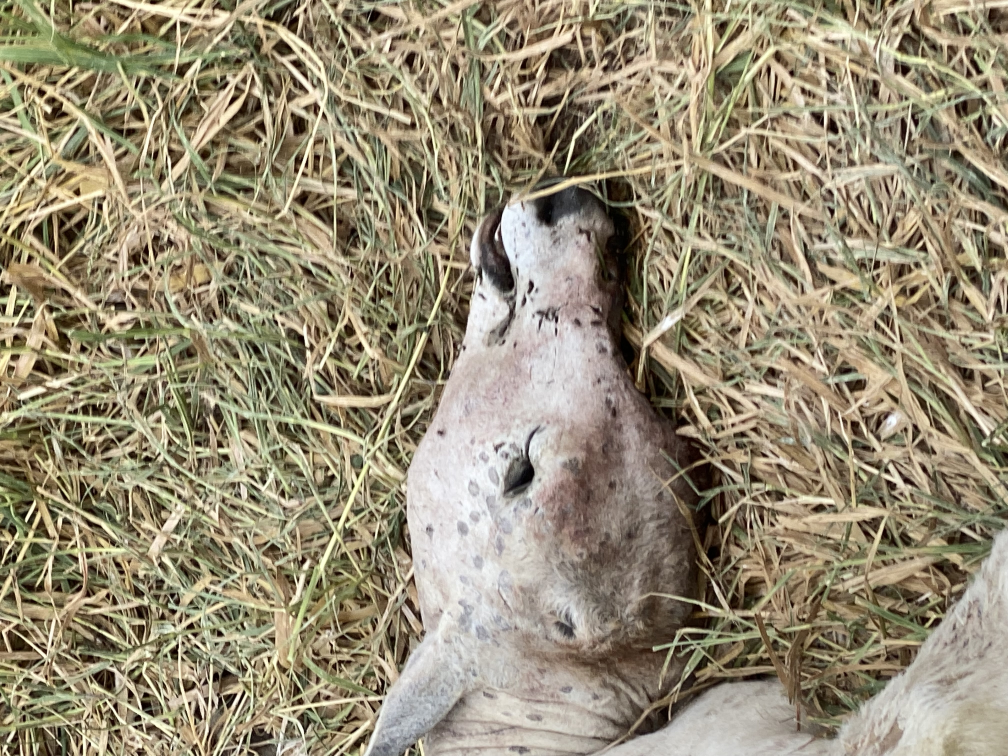
#> input picture email/Imagem/IMG-2756.jpg, 4032 x 3024 px, given in place of 20220726_090026.jpg, which was not available (shown at 1/4 size)
$ jupyter execute --allow-errors main3.ipynb   (text cells are left out)
#> lines starting #> are read from the running program, lines starting #| are printed output that depends on the picture
[cell 1]
import os
from exif import Image as Im
from PIL import Image

import pandas as pd

#print(f'diretorio atual: {os.getcwd()}')
#os.chdir(os.path.abspath(os.path.dirname(__file__))) #entrando no diretorio atual
#print(f'diretorio atual: {os.getcwd()}')

[cell 2]
#main_dir = r'C:\Users\Vitor\Desktop\IC\Cod\maquinavirtual\maqvirtual'
#os.chdir(main_dir)
os.getcwd()
#pwd, ls

[cell 3]
try:
    os.mkdir("Dados")
except:
    print("A pasta Dados já existe")
try:
    os.mkdir("Imagem")
except:
    print("A pasta Imagem já existe")


d = { 'Coordenada(DMS)':[],
    'Coordenada_lat(DD)':[],
    'Coordenada_long(DD)':[],
    'altitude':[],
    'Assunto':[],
    "Texto":[],
    'ID':[],
    'fileName': [],
    "Data_foto": [],
    'Data_email': [],
    'From_Email': []
     }
# coordenadas DMS, DD lat, DD log, altitude, assunto, texto, id, fileName, data_foto, data_Email, from_Email,

[cell 4]
# graus decimais
def dec_coord(coords, ref):
    decimal_degrees = coords[0] + coords[1] / 60 + coords[2] / 3600
    if ref == 'S' or ref == 'W':
        decimal_degrees = -decimal_degrees
    return decimal_degrees

[cell 5]
# DMS, DD_lat, DD_log, altitude, data_foto
def prop_img(fileName):

    end_img =  'Imagem' + os.sep + fileName

    with open(end_img, 'rb') as arq_img: ## wb escrita
        img = Im(arq_img)
        if(img.has_exif):
            try:
                DMS = []
                DMS.append(img.gps_latitude)
                DMS.append(img.gps_latitude_ref)
                DMS.append(img.gps_longitude)
                DMS.append(img.gps_longitude_ref)

                DD_lat = dec_coord(img.gps_latitude,img.gps_latitude_ref)
                DD_lon = dec_coord(img.gps_longitude, img.gps_longitude_ref)
                altitude = img.gps_altitude
                data_foto = img.datetime_original

                return str(DMS), DD_lat, DD_lon, altitude, data_foto
            except:
                print('erro no exif')
                return 'NA', 'NA','NA','NA','NA'
        else:
            print('Não tem exif')
            return 'NA','NA','NA','NA','NA'

[cell 6]
########################## Usar esse para baixar imagem ##########################
import email
import imaplib

EMAIL = 'jaguarfb2015@gmail.com'
PASSWORD ='toorpljtqpzkgqif'

#EMAIL = 'vitorhgsd@gmail.com'
#PASSWORD = 'xaeliekypnnpjiqv'

SERVER = 'imap.gmail.com'

# abriremos uma conexão com SSL com o servidor de emails
#> (the rest of this cell did not finish here and is left out)

[cell 7]
#Gravar os dados em excel
dados = pd.DataFrame(data=d)
dados.to_excel(f'Dados{os.sep}dados.xlsx', index=False)

[cell 8]
#  imprimindo os dados da planilha
matrix = pd.read_excel(f'Dados{os.sep}dados.xlsx')
matrix

[cell 9]
print(len(d['fileName']))
#> (the rest of this cell did not finish here and is left out)

[cell 10]
end_img = r'C:\Users\Vitor\Desktop\IC\Cod\maquinavirtual\maqvirtual\Imagem\IMG-3756.jpg'
#end_img = r'Imagem\20220726_090026.jpg'
#> (the rest of this cell did not finish here and is left out)

#> (a cell that did not finish here is left out)

#> (a cell that did not finish here is left out)

[cell 13]
#img.list_all()

[cell 14]
# [4 lines of commented-out code are left out]
a = []
#> (the rest of this cell did not finish here and is left out)

[cell 15]
from PIL import Image
end_img = r'Imagem\20220726_090026.jpg'
imag = Image.open(end_img)
#> imag is the input picture: PIL image 4032x3024 RGB; mean R, G, B 150.7, 140.6, 116.7
imag.resize((200,200))
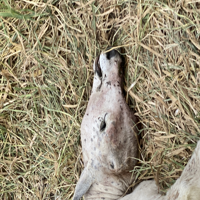
#> Out: PIL image 200x200 RGB; mean R, G, B 150.7, 140.7, 116.7


$ run again, on email/Imagem/IMG-3672.jpg
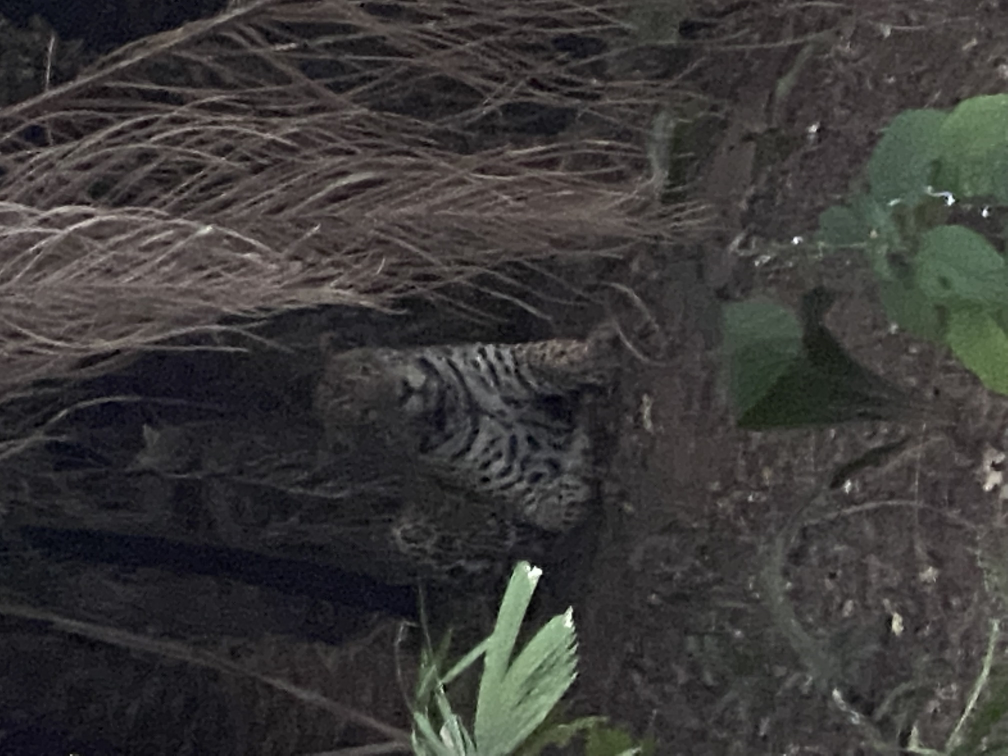
#> input picture email/Imagem/IMG-3672.jpg, 4032 x 3024 px, given in place of 20220726_090026.jpg, which was not available (shown at 1/4 size)
#> imag is the input picture: PIL image 4032x3024 RGB; mean R, G, B 58.8, 57.3, 56.2
#> `imag.resize((200,200))`:
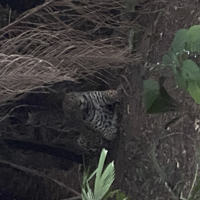
#> Out: PIL image 200x200 RGB; mean R, G, B 58.8, 57.3, 56.2

$ run again, on email/Imagem/IMG-5155.JPG
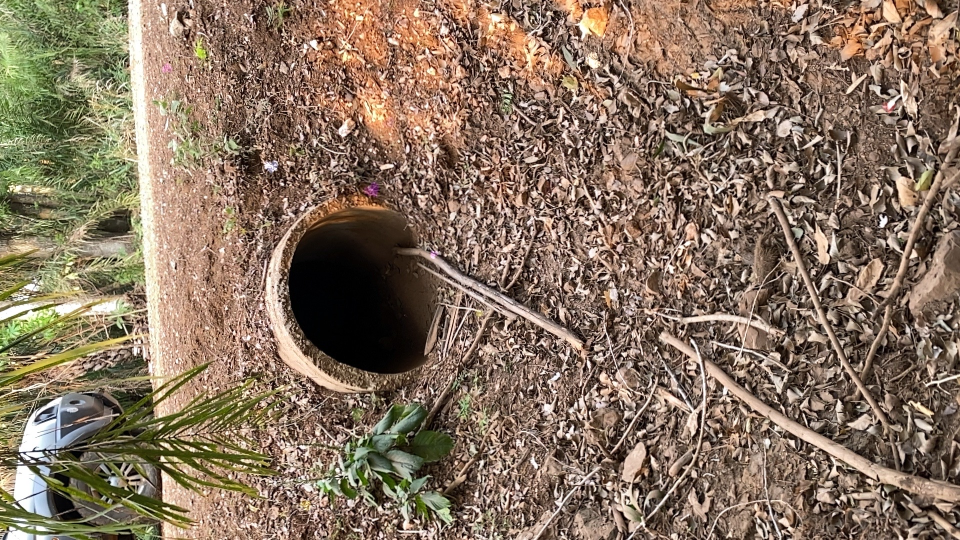
#> input picture email/Imagem/IMG-5155.JPG, 1920 x 1080 px, given in place of 20220726_090026.jpg, which was not available (shown at 1/2 size)
#> imag is the input picture: PIL image 1920x1080 RGB; mean R, G, B 134.7, 114.9, 95.9
#> `imag.resize((200,200))`:
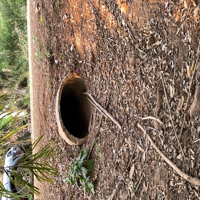
#> Out: PIL image 200x200 RGB; mean R, G, B 134.7, 114.9, 95.9
